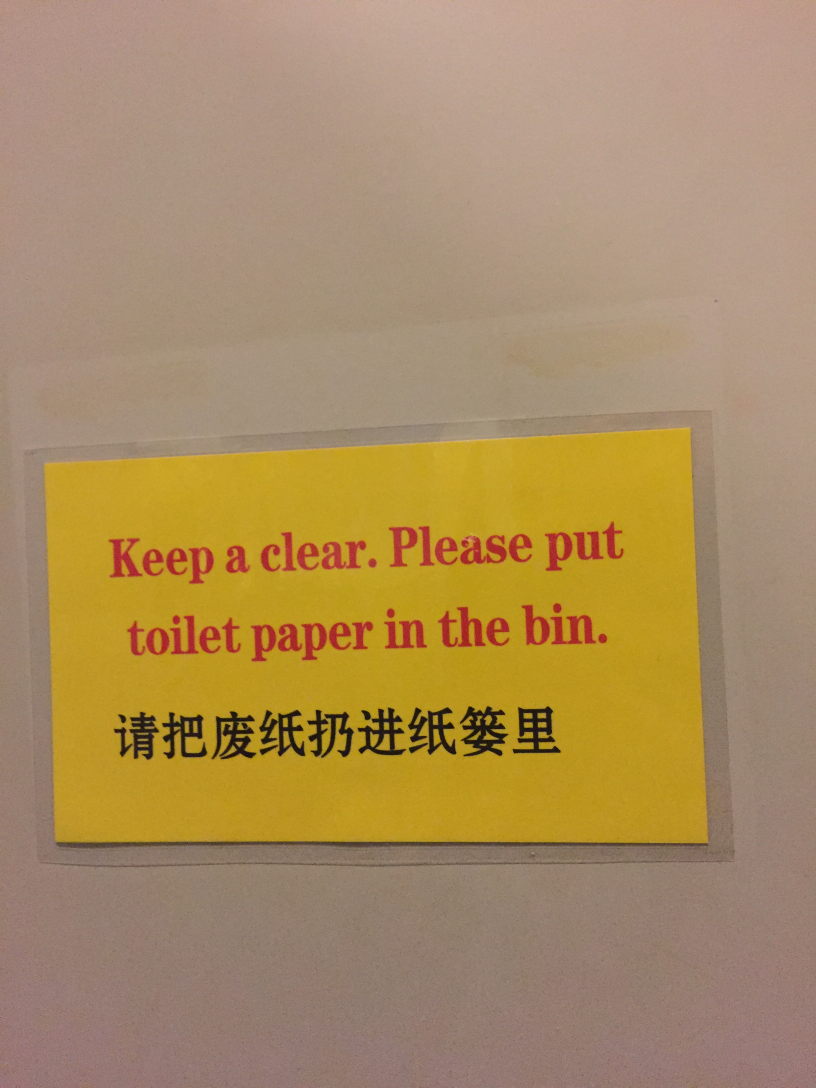
#> input picture visual_data/A1_images/IMG_5336.JPG, 2448 x 3264 px (shown at 1/3 size); its folder holds only this picture in this run
$ python 1A_basic_image_processing.py
#> lines starting #> are read from the running program, lines starting #| are printed output that depends on the picture
# Load necessary libraries
import os
import argparse
import numpy as np
import sys
import cv2
from utils import jimshow
from pathlib import Path
sys.path.append(os.path.join(".."))

def main():
    # initialize argument parser
    ap = argparse.ArgumentParser(description="Slice images into 4 equal pieces")
    ap.add_argument('-p', '--path', default= Path('../visual_data/A1_images'), type = Path, help="Path to the data")
    args = ap.parse_args()

    dir_image = args.path
    #os.path.join("..", "visual_data", "assOne_images") # point to the directory where the original images reside
    info_images = os.path.join("..", "visual_data", "A1_output", "image_shape.csv") # make a csv file for the metadata info on images
    outpath = os.path.join("..", "visual_data", "A1_output") # Outpath where the sliced images are stored

    # Write titles for the csv files
    titles =  " ".join(["filename", "heigth", "width", "channels"])

    # Save titles in the info_images file
    with open(info_images, "w", encoding="utf-8") as file:
            file.write(titles + "\n")


    for image in Path(dir_image).glob("*.JPG"): # Run through every image in the image_path directory
        image_open = cv2.imread(str(image)) # Read all images in the folder
#> image_open is the input picture: shape (3264, 2448, 3); mean B, G, R 97.3, 141.2, 170.1
        height, width, _ = image_open.shape # Define height, width and channels as a dummy variable, since I won't be needing it.
        top_left = image_open[0:height//2, 0:width//2] # Slice images
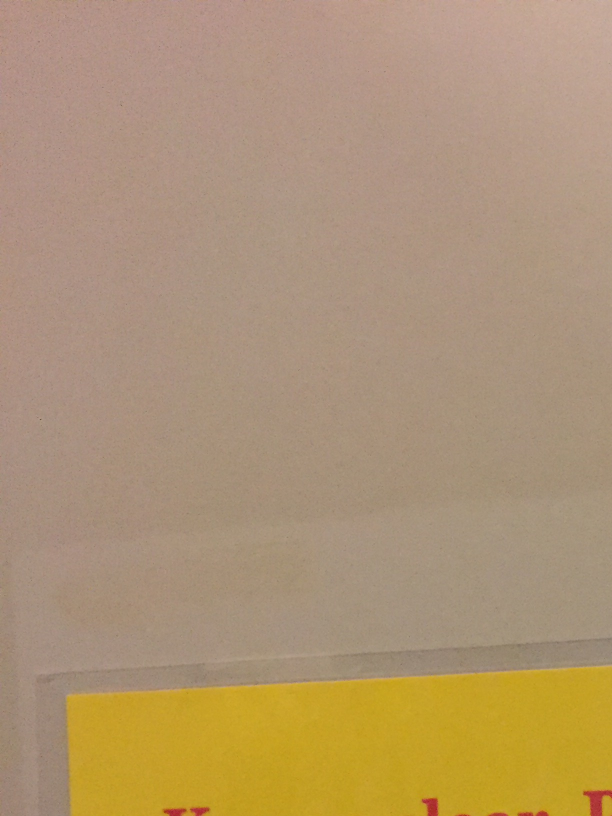
#> top_left: shape (1632, 1224, 3) (shown at 1/2 size); mean B, G, R 114.9, 148.7, 174.6
        top_right = image_open[0:height//2, width//2:width] # Slice images
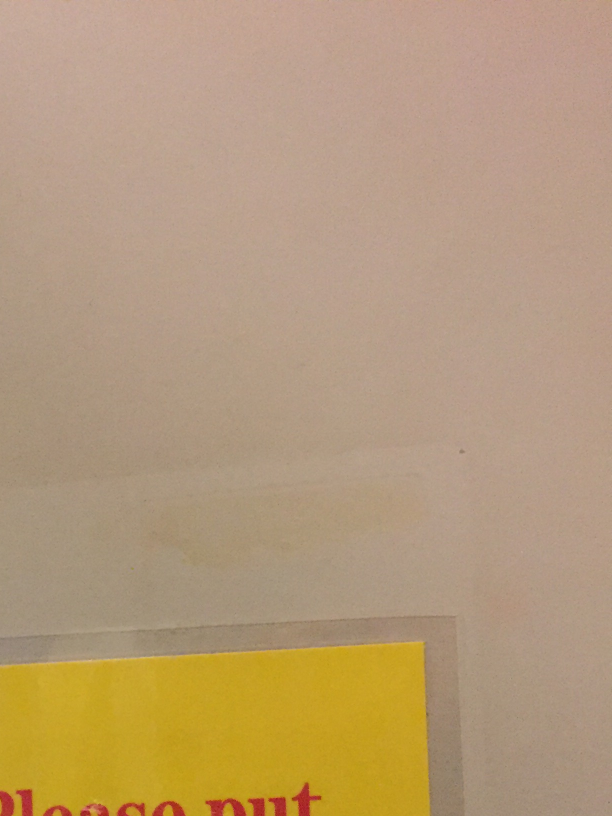
#> top_right: shape (1632, 1224, 3) (shown at 1/2 size); mean B, G, R 120.7, 154.9, 181.7
        bottom_left = image_open[height//2:height, 0:width//2] # Slice images
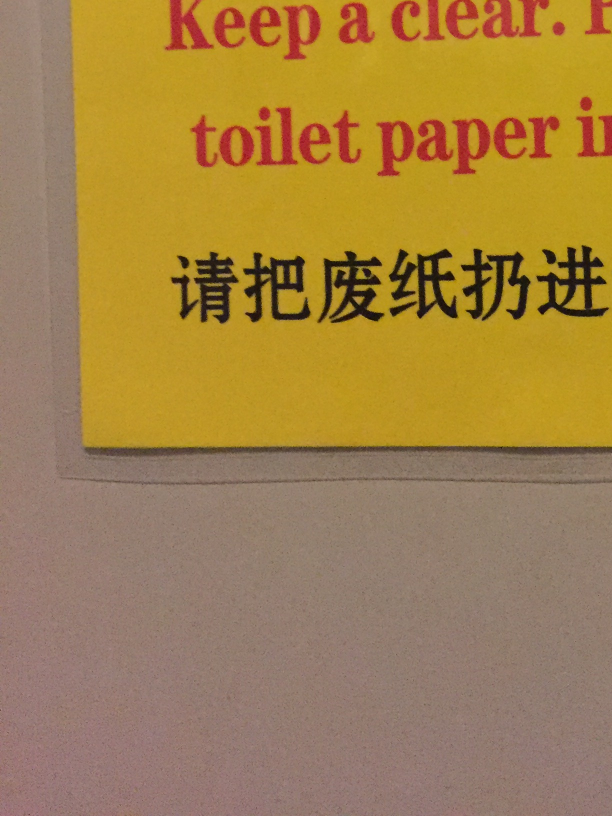
#> bottom_left: shape (1632, 1224, 3) (shown at 1/2 size); mean B, G, R 74.3, 129.8, 162.4
        bottom_right = image_open[height//2:height, width//2:width] # Slice images
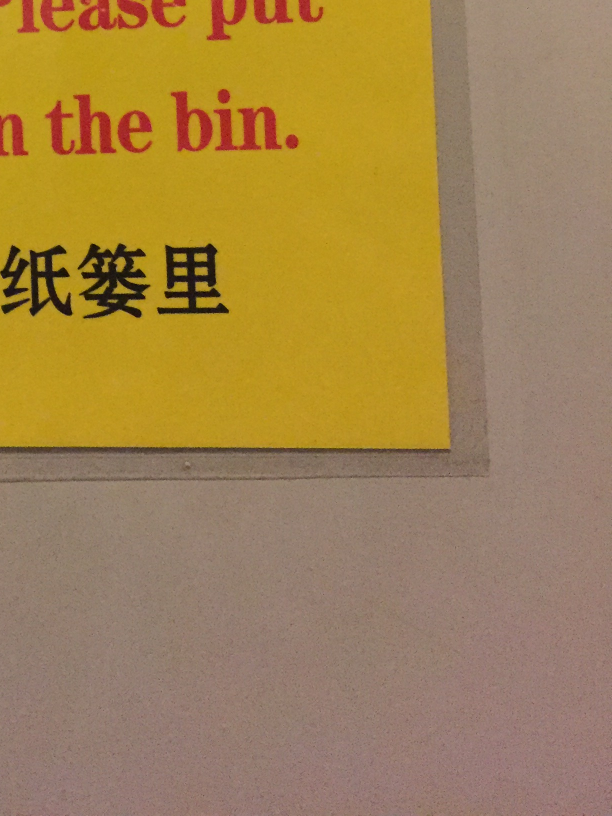
#> bottom_right: shape (1632, 1224, 3) (shown at 1/2 size); mean B, G, R 79.5, 131.2, 161.5


        path, filename = os.path.split(image) # Split path into path and filename
        basename, extension = os.path.splitext(filename) # Further split the filename into a basename and .JPG
        outpath_tl = os.path.join(outpath, basename + "_Top_left" + extension) # Make filename for split image
        outpath_tr = os.path.join(outpath, basename + "_Top_right" + extension) # Make filename for split image
        outpath_bl = os.path.join(outpath, basename + "_Bottom_left" + extension) # Make filename for split image
        outpath_br = os.path.join(outpath, basename + "_Bottom_right" + extension) # Make filename for split image

        # Save the four equal sized slices of the images
        cv2.imwrite(outpath_tl, top_left)
        cv2.imwrite(outpath_tr, top_right)
        cv2.imwrite(outpath_bl, bottom_left)
        cv2.imwrite(outpath_br, bottom_right)

        # Make a list of all the filenames
        # with the height, width and number of channels included
        # and save it in the csv file made earlier:
        info = [(basename + "_Top_left" + extension + " " + str(height//2) + " " + str(width//2) + " " + str(_) + "\n"),
                (basename + "_Top_right" + extension + " " + str(height//2) + " " + str(width//2) + " " + str(_) + "\n"),
                (basename + "_Bottom_left" + extension + " " + str(height//2) + " " + str(width//2) + " " + str(_) + "\n"),
                (basename + "_Bottom_right" + extension + " " + str(height//2) + " " + str(width//2) + " " + str(_) + "\n")]
        save_info = "".join(info)

        with open(info_images, "a", encoding= "utf-8") as file:
            file.write(save_info + "\n")

    print("Done, all the sliced images as well as the csv file containing the image shapes are saved in '../visual_data/A1_output'")

if __name__ == '__main__':
    main()

$ run again, on visual_data/A1_images/IMG_5470.JPG
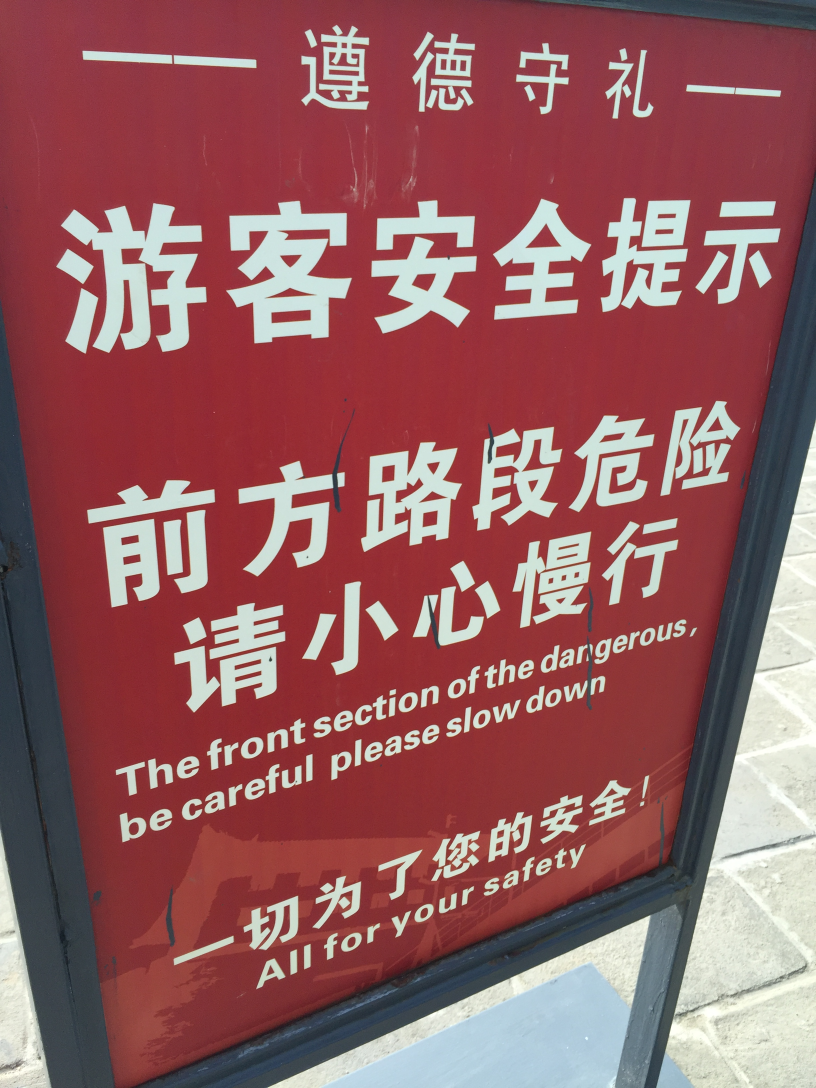
#> input picture visual_data/A1_images/IMG_5470.JPG, 2448 x 3264 px (shown at 1/3 size)
#> in main, image_open is the input picture: shape (3264, 2448, 3); mean B, G, R 97.6, 94.8, 148
#> in main, `bottom_left = image_open[height//2:height, 0:width//2]`:
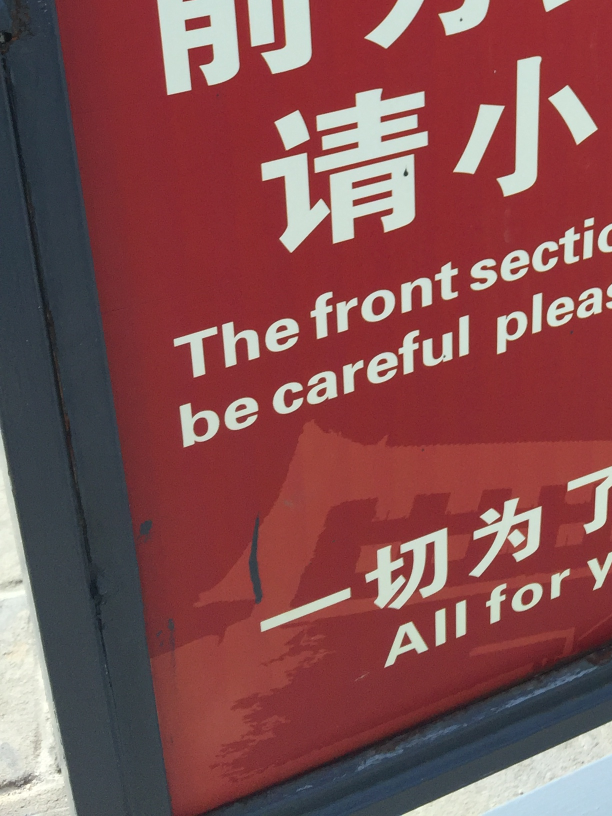
#> bottom_left: shape (1632, 1224, 3) (shown at 1/2 size); mean B, G, R 80.8, 79.4, 130.7
#> in main, `bottom_right = image_open[height//2:height, width//2:width]`:
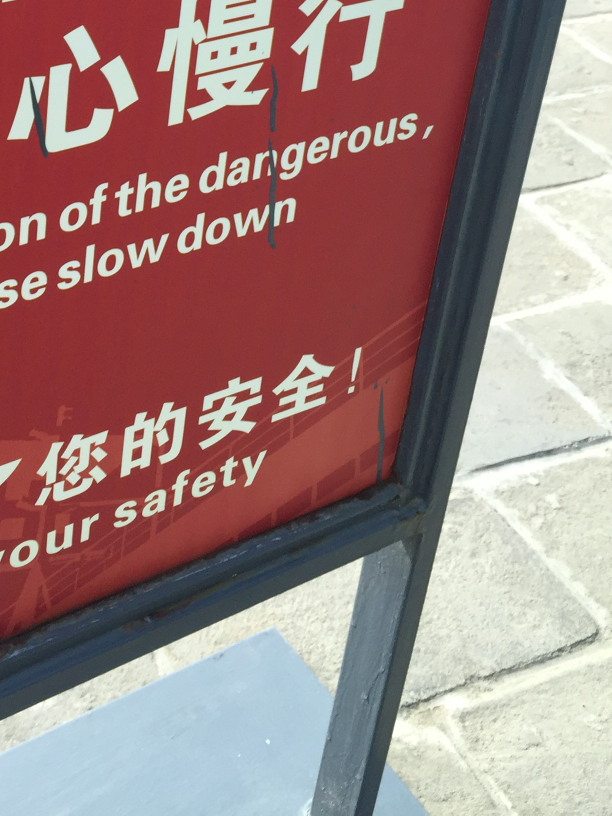
#> bottom_right: shape (1632, 1224, 3) (shown at 1/2 size); mean B, G, R 127.6, 129.7, 158.5

$ run again, on visual_data/A1_images/IMG_5474.JPG
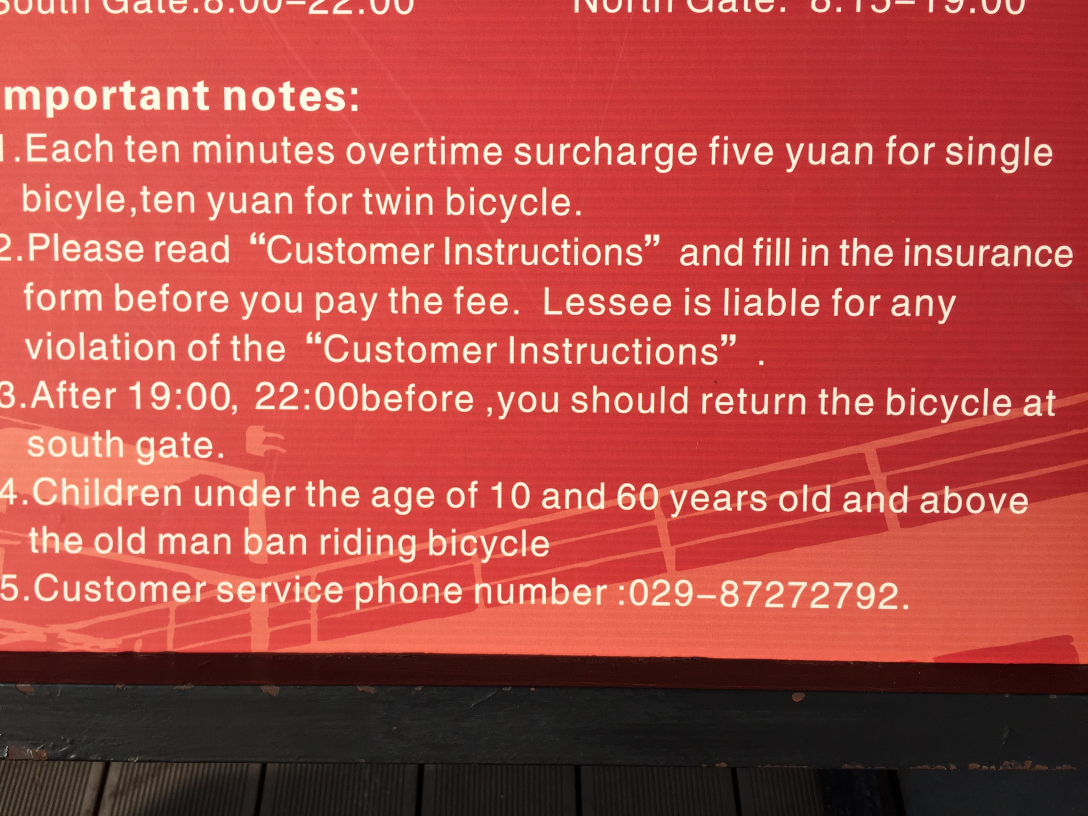
#> input picture visual_data/A1_images/IMG_5474.JPG, 3264 x 2448 px (shown at 1/3 size)
#> in main, image_open is the input picture: shape (2448, 3264, 3); mean B, G, R 70.1, 75.8, 177.6
#> in main, `bottom_left = image_open[height//2:height, 0:width//2]`:
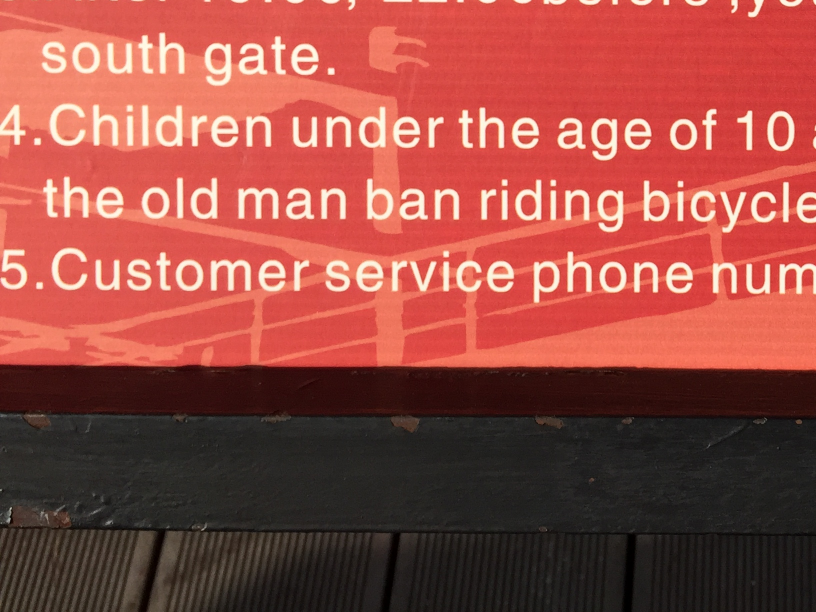
#> bottom_left: shape (1224, 1632, 3) (shown at 1/2 size); mean B, G, R 67.8, 76.1, 153.3
#> in main, `bottom_right = image_open[height//2:height, width//2:width]`:
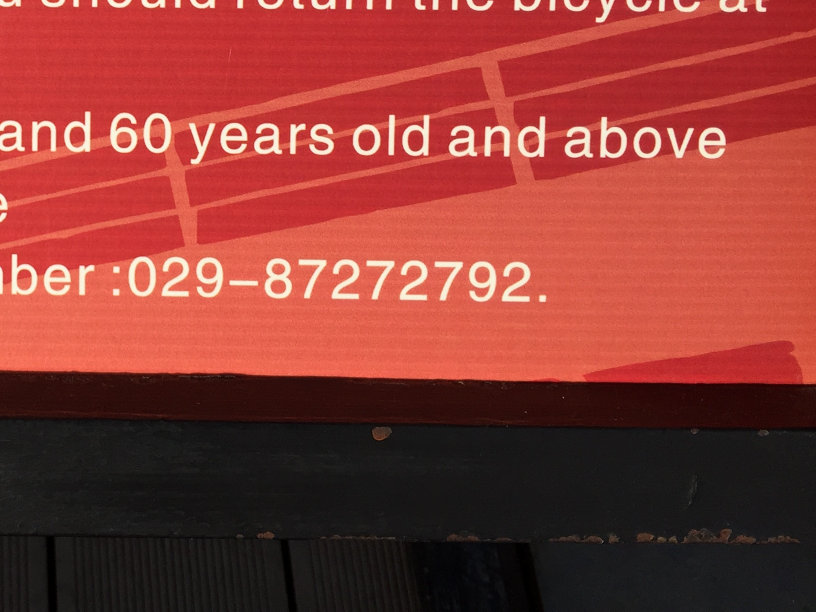
#> bottom_right: shape (1224, 1632, 3) (shown at 1/2 size); mean B, G, R 52.2, 58.5, 139.6
